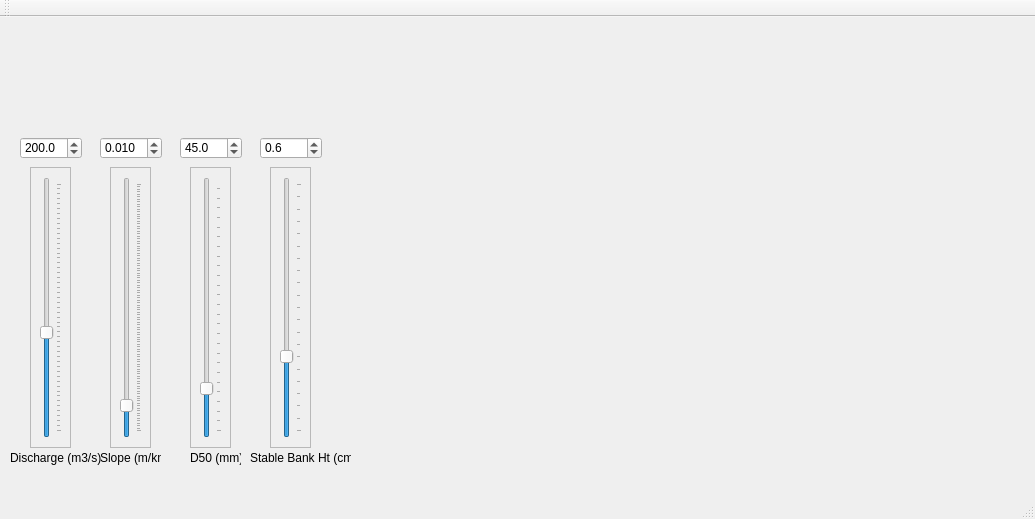
<?xml version="1.0" encoding="UTF-8"?>
<ui version="4.0">
 <class>UBCRMWindow</class>
 <widget class="QMainWindow" name="UBCRMWindow">
  <property name="geometry">
   <rect>
    <x>0</x>
    <y>0</y>
    <width>1035</width>
    <height>519</height>
   </rect>
  </property>
  <property name="windowTitle">
   <string>UBCRMWindow</string>
  </property>
  <widget class="QWidget" name="centralWidget">
   <widget class="QLabel" name="label">
    <property name="geometry">
     <rect>
      <x>10</x>
      <y>420</y>
      <width>91</width>
      <height>41</height>
     </rect>
    </property>
    <property name="text">
     <string>Discharge (m3/s)</string>
    </property>
   </widget>
   <widget class="QFrame" name="Q_frame">
    <property name="geometry">
     <rect>
      <x>30</x>
      <y>150</y>
      <width>41</width>
      <height>281</height>
     </rect>
    </property>
    <property name="frameShape">
     <enum>QFrame::StyledPanel</enum>
    </property>
    <property name="frameShadow">
     <enum>QFrame::Raised</enum>
    </property>
    <widget class="QSlider" name="Q_Slider">
     <property name="geometry">
      <rect>
       <x>10</x>
       <y>10</y>
       <width>22</width>
       <height>261</height>
      </rect>
     </property>
     <property name="minimum">
      <number>1</number>
     </property>
     <property name="maximum">
      <number>500</number>
     </property>
     <property name="value">
      <number>200</number>
     </property>
     <property name="sliderPosition">
      <number>200</number>
     </property>
     <property name="orientation">
      <enum>Qt::Vertical</enum>
     </property>
     <property name="tickPosition">
      <enum>QSlider::TicksBelow</enum>
     </property>
    </widget>
   </widget>
   <widget class="QFrame" name="frame_3">
    <property name="geometry">
     <rect>
      <x>110</x>
      <y>150</y>
      <width>41</width>
      <height>281</height>
     </rect>
    </property>
    <property name="frameShape">
     <enum>QFrame::StyledPanel</enum>
    </property>
    <property name="frameShadow">
     <enum>QFrame::Raised</enum>
    </property>
    <widget class="QSlider" name="slope_slider">
     <property name="geometry">
      <rect>
       <x>10</x>
       <y>10</y>
       <width>22</width>
       <height>261</height>
      </rect>
     </property>
     <property name="maximum">
      <number>100</number>
     </property>
     <property name="value">
      <number>10</number>
     </property>
     <property name="sliderPosition">
      <number>10</number>
     </property>
     <property name="orientation">
      <enum>Qt::Vertical</enum>
     </property>
     <property name="tickPosition">
      <enum>QSlider::TicksBelow</enum>
     </property>
     <property name="tickInterval">
      <number>1</number>
     </property>
    </widget>
   </widget>
   <widget class="QFrame" name="D50_frame">
    <property name="geometry">
     <rect>
      <x>190</x>
      <y>150</y>
      <width>41</width>
      <height>281</height>
     </rect>
    </property>
    <property name="frameShape">
     <enum>QFrame::StyledPanel</enum>
    </property>
    <property name="frameShadow">
     <enum>QFrame::Raised</enum>
    </property>
    <widget class="QSlider" name="D50_slider">
     <property name="geometry">
      <rect>
       <x>10</x>
       <y>10</y>
       <width>22</width>
       <height>261</height>
      </rect>
     </property>
     <property name="minimum">
      <number>2</number>
     </property>
     <property name="maximum">
      <number>256</number>
     </property>
     <property name="value">
      <number>45</number>
     </property>
     <property name="sliderPosition">
      <number>45</number>
     </property>
     <property name="orientation">
      <enum>Qt::Vertical</enum>
     </property>
     <property name="tickPosition">
      <enum>QSlider::TicksBelow</enum>
     </property>
    </widget>
   </widget>
   <widget class="QFrame" name="Hmax_frame">
    <property name="geometry">
     <rect>
      <x>270</x>
      <y>150</y>
      <width>41</width>
      <height>281</height>
     </rect>
    </property>
    <property name="frameShape">
     <enum>QFrame::StyledPanel</enum>
    </property>
    <property name="frameShadow">
     <enum>QFrame::Raised</enum>
    </property>
    <widget class="QSlider" name="Hmax_slider">
     <property name="geometry">
      <rect>
       <x>10</x>
       <y>10</y>
       <width>22</width>
       <height>261</height>
      </rect>
     </property>
     <property name="maximum">
      <number>200</number>
     </property>
     <property name="value">
      <number>60</number>
     </property>
     <property name="sliderPosition">
      <number>60</number>
     </property>
     <property name="orientation">
      <enum>Qt::Vertical</enum>
     </property>
     <property name="tickPosition">
      <enum>QSlider::TicksBelow</enum>
     </property>
    </widget>
   </widget>
   <widget class="QLabel" name="label_2">
    <property name="geometry">
     <rect>
      <x>100</x>
      <y>420</y>
      <width>61</width>
      <height>41</height>
     </rect>
    </property>
    <property name="text">
     <string>Slope (m/km)</string>
    </property>
   </widget>
   <widget class="QLabel" name="label_3">
    <property name="geometry">
     <rect>
      <x>190</x>
      <y>420</y>
      <width>51</width>
      <height>41</height>
     </rect>
    </property>
    <property name="text">
     <string>D50 (mm)</string>
    </property>
   </widget>
   <widget class="QLabel" name="label_4">
    <property name="geometry">
     <rect>
      <x>250</x>
      <y>420</y>
      <width>101</width>
      <height>41</height>
     </rect>
    </property>
    <property name="text">
     <string>Stable Bank Ht (cm)</string>
    </property>
   </widget>
   <widget class="QDoubleSpinBox" name="Q_spin">
    <property name="geometry">
     <rect>
      <x>20</x>
      <y>120</y>
      <width>62</width>
      <height>22</height>
     </rect>
    </property>
    <property name="decimals">
     <number>1</number>
    </property>
    <property name="maximum">
     <double>500.000000000000000</double>
    </property>
    <property name="value">
     <double>200.000000000000000</double>
    </property>
   </widget>
   <widget class="QDoubleSpinBox" name="slope_spin">
    <property name="geometry">
     <rect>
      <x>100</x>
      <y>120</y>
      <width>62</width>
      <height>22</height>
     </rect>
    </property>
    <property name="decimals">
     <number>3</number>
    </property>
    <property name="maximum">
     <double>1.000000000000000</double>
    </property>
    <property name="value">
     <double>0.010000000000000</double>
    </property>
   </widget>
   <widget class="QDoubleSpinBox" name="D50_spin">
    <property name="geometry">
     <rect>
      <x>180</x>
      <y>120</y>
      <width>62</width>
      <height>22</height>
     </rect>
    </property>
    <property name="decimals">
     <number>1</number>
    </property>
    <property name="maximum">
     <double>500.000000000000000</double>
    </property>
    <property name="value">
     <double>45.000000000000000</double>
    </property>
   </widget>
   <widget class="QDoubleSpinBox" name="Hmax_spin">
    <property name="geometry">
     <rect>
      <x>260</x>
      <y>120</y>
      <width>62</width>
      <height>22</height>
     </rect>
    </property>
    <property name="decimals">
     <number>1</number>
    </property>
    <property name="maximum">
     <double>2.000000000000000</double>
    </property>
    <property name="value">
     <double>0.600000000000000</double>
    </property>
   </widget>
   <widget class="QChartView" name="ChannelGeom_chart" native="true">
    <property name="geometry">
     <rect>
      <x>350</x>
      <y>10</y>
      <width>331</width>
      <height>191</height>
     </rect>
    </property>
   </widget>
   <widget class="QChartView" name="Qb_chart" native="true">
    <property name="geometry">
     <rect>
      <x>350</x>
      <y>220</y>
      <width>331</width>
      <height>191</height>
     </rect>
    </property>
   </widget>
   <widget class="QChartView" name="theta_chart" native="true">
    <property name="geometry">
     <rect>
      <x>690</x>
      <y>10</y>
      <width>331</width>
      <height>191</height>
     </rect>
    </property>
   </widget>
   <widget class="QChartView" name="final_chart" native="true">
    <property name="geometry">
     <rect>
      <x>690</x>
      <y>220</y>
      <width>331</width>
      <height>191</height>
     </rect>
    </property>
   </widget>
  </widget>
  <widget class="QMenuBar" name="menuBar">
   <property name="geometry">
    <rect>
     <x>0</x>
     <y>0</y>
     <width>1035</width>
     <height>21</height>
    </rect>
   </property>
  </widget>
  <widget class="QToolBar" name="mainToolBar">
   <attribute name="toolBarArea">
    <enum>TopToolBarArea</enum>
   </attribute>
   <attribute name="toolBarBreak">
    <bool>false</bool>
   </attribute>
  </widget>
  <widget class="QStatusBar" name="statusBar"/>
 </widget>
 <layoutdefault spacing="6" margin="11"/>
 <customwidgets>
  <customwidget>
   <class>QChartView</class>
   <extends>QWidget</extends>
   <header location="global">qchartview.h</header>
   <container>1</container>
  </customwidget>
 </customwidgets>
 <resources/>
 <connections/>
</ui>
